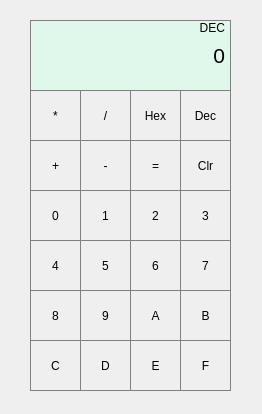
<?xml version="1.0" encoding="UTF-8"?>
<ui version="4.0">
 <class>MainWindow</class>
 <widget class="QMainWindow" name="MainWindow">
  <property name="geometry">
   <rect>
    <x>0</x>
    <y>0</y>
    <width>262</width>
    <height>414</height>
   </rect>
  </property>
  <property name="windowTitle">
   <string>MainWindow</string>
  </property>
  <widget class="QWidget" name="centralWidget">
   <widget class="QLabel" name="label">
    <property name="geometry">
     <rect>
      <x>30</x>
      <y>20</y>
      <width>201</width>
      <height>71</height>
     </rect>
    </property>
    <property name="font">
     <font>
      <pointsize>16</pointsize>
     </font>
    </property>
    <property name="layoutDirection">
     <enum>Qt::LeftToRight</enum>
    </property>
    <property name="autoFillBackground">
     <bool>false</bool>
    </property>
    <property name="styleSheet">
     <string notr="true">background-color : #E0F8EC;
qproperty-alignment: 'AlignVCenter | AlignRight';
border: 1px solid gray;</string>
    </property>
    <property name="text">
     <string>0</string>
    </property>
    <property name="alignment">
     <set>Qt::AlignRight|Qt::AlignTrailing|Qt::AlignVCenter</set>
    </property>
    <property name="wordWrap">
     <bool>false</bool>
    </property>
   </widget>
   <widget class="QPushButton" name="pushButton_Mult">
    <property name="enabled">
     <bool>true</bool>
    </property>
    <property name="geometry">
     <rect>
      <x>30</x>
      <y>90</y>
      <width>51</width>
      <height>51</height>
     </rect>
    </property>
    <property name="styleSheet">
     <string notr="true">QPushButton {
   border: 1px solid gray;
}
QPushButton:pressed {
content: &quot;&quot;;
    background: #90EE90;
    display: block;
    position: absolute;
    padding-top: 300%;
    padding-left: 350%;
    margin-left: -20px!important;
    margin-top: -120%;
    opacity: 0;
    transition: all 0.8s
}

QPushButton:hover {
     background-color: #F6CEF5;
 	 border: 1px solid #F781F3;
 }</string>
    </property>
    <property name="text">
     <string>*</string>
    </property>
    <property name="iconSize">
     <size>
      <width>20</width>
      <height>20</height>
     </size>
    </property>
   </widget>
   <widget class="QPushButton" name="pushButton_Div">
    <property name="enabled">
     <bool>true</bool>
    </property>
    <property name="geometry">
     <rect>
      <x>80</x>
      <y>90</y>
      <width>51</width>
      <height>51</height>
     </rect>
    </property>
    <property name="styleSheet">
     <string notr="true">QPushButton {
   border: 1px solid gray;
}
QPushButton:pressed {
content: &quot;&quot;;
    background: #90EE90;
    display: block;
    position: absolute;
    padding-top: 300%;
    padding-left: 350%;
    margin-left: -20px!important;
    margin-top: -120%;
    opacity: 0;
    transition: all 0.8s
}

QPushButton:hover {
     background-color: #F6CEF5;
 	 border: 1px solid #F781F3;
 }</string>
    </property>
    <property name="text">
     <string>/</string>
    </property>
    <property name="iconSize">
     <size>
      <width>20</width>
      <height>20</height>
     </size>
    </property>
   </widget>
   <widget class="QPushButton" name="pushButton_Hex">
    <property name="enabled">
     <bool>true</bool>
    </property>
    <property name="geometry">
     <rect>
      <x>130</x>
      <y>90</y>
      <width>51</width>
      <height>51</height>
     </rect>
    </property>
    <property name="styleSheet">
     <string notr="true">QPushButton {
   border: 1px solid gray;
}
QPushButton:pressed {
content: &quot;&quot;;
    background: #90EE90;
    display: block;
    position: absolute;
    padding-top: 300%;
    padding-left: 350%;
    margin-left: -20px!important;
    margin-top: -120%;
    opacity: 0;
    transition: all 0.8s
}

QPushButton:hover {
     background-color: #F6CEF5;
 	 border: 1px solid #F781F3;
 }</string>
    </property>
    <property name="text">
     <string>Hex</string>
    </property>
    <property name="iconSize">
     <size>
      <width>20</width>
      <height>20</height>
     </size>
    </property>
   </widget>
   <widget class="QPushButton" name="pushButton_Dec">
    <property name="enabled">
     <bool>true</bool>
    </property>
    <property name="geometry">
     <rect>
      <x>180</x>
      <y>90</y>
      <width>51</width>
      <height>51</height>
     </rect>
    </property>
    <property name="styleSheet">
     <string notr="true">QPushButton {
   border: 1px solid gray;
}
QPushButton:pressed {
content: &quot;&quot;;
    background: #90EE90;
    display: block;
    position: absolute;
    padding-top: 300%;
    padding-left: 350%;
    margin-left: -20px!important;
    margin-top: -120%;
    opacity: 0;
    transition: all 0.8s
}

QPushButton:hover {
     background-color: #F6CEF5;
 	 border: 1px solid #F781F3;
 }</string>
    </property>
    <property name="text">
     <string>Dec</string>
    </property>
    <property name="iconSize">
     <size>
      <width>20</width>
      <height>20</height>
     </size>
    </property>
   </widget>
   <widget class="QPushButton" name="pushButton_Min">
    <property name="enabled">
     <bool>true</bool>
    </property>
    <property name="geometry">
     <rect>
      <x>80</x>
      <y>140</y>
      <width>51</width>
      <height>51</height>
     </rect>
    </property>
    <property name="styleSheet">
     <string notr="true">QPushButton {
   border: 1px solid gray;
}
QPushButton:pressed {
content: &quot;&quot;;
    background: #90EE90;
    display: block;
    position: absolute;
    padding-top: 300%;
    padding-left: 350%;
    margin-left: -20px!important;
    margin-top: -120%;
    opacity: 0;
    transition: all 0.8s
}

QPushButton:hover {
     background-color: #F6CEF5;
 	 border: 1px solid #F781F3;
 }</string>
    </property>
    <property name="text">
     <string>-</string>
    </property>
    <property name="iconSize">
     <size>
      <width>20</width>
      <height>20</height>
     </size>
    </property>
   </widget>
   <widget class="QPushButton" name="pushButton_Clr">
    <property name="enabled">
     <bool>true</bool>
    </property>
    <property name="geometry">
     <rect>
      <x>180</x>
      <y>140</y>
      <width>51</width>
      <height>51</height>
     </rect>
    </property>
    <property name="styleSheet">
     <string notr="true">QPushButton {
   border: 1px solid gray;
}
QPushButton:pressed {
content: &quot;&quot;;
    background: #90EE90;
    display: block;
    position: absolute;
    padding-top: 300%;
    padding-left: 350%;
    margin-left: -20px!important;
    margin-top: -120%;
    opacity: 0;
    transition: all 0.8s
}

QPushButton:hover {
     background-color: #F6CEF5;
 	 border: 1px solid #F781F3;
 }</string>
    </property>
    <property name="text">
     <string>Clr</string>
    </property>
    <property name="iconSize">
     <size>
      <width>20</width>
      <height>20</height>
     </size>
    </property>
   </widget>
   <widget class="QPushButton" name="pushButton_Plus">
    <property name="enabled">
     <bool>true</bool>
    </property>
    <property name="geometry">
     <rect>
      <x>30</x>
      <y>140</y>
      <width>51</width>
      <height>51</height>
     </rect>
    </property>
    <property name="styleSheet">
     <string notr="true">QPushButton {
   border: 1px solid gray;
}
QPushButton:pressed {
content: &quot;&quot;;
    background: #90EE90;
    display: block;
    position: absolute;
    padding-top: 300%;
    padding-left: 350%;
    margin-left: -20px!important;
    margin-top: -120%;
    opacity: 0;
    transition: all 0.8s
}

QPushButton:hover {
     background-color: #F6CEF5;
 	 border: 1px solid #F781F3;
 }</string>
    </property>
    <property name="text">
     <string>+</string>
    </property>
    <property name="iconSize">
     <size>
      <width>20</width>
      <height>20</height>
     </size>
    </property>
   </widget>
   <widget class="QPushButton" name="pushButton_Eql">
    <property name="enabled">
     <bool>true</bool>
    </property>
    <property name="geometry">
     <rect>
      <x>130</x>
      <y>140</y>
      <width>51</width>
      <height>51</height>
     </rect>
    </property>
    <property name="styleSheet">
     <string notr="true">QPushButton {
   border: 1px solid gray;
}
QPushButton:pressed {
content: &quot;&quot;;
    background: #90EE90;
    display: block;
    position: absolute;
    padding-top: 300%;
    padding-left: 350%;
    margin-left: -20px!important;
    margin-top: -120%;
    opacity: 0;
    transition: all 0.8s
}

QPushButton:hover {
     background-color: #F6CEF5;
 	 border: 1px solid #F781F3;
 }</string>
    </property>
    <property name="text">
     <string>=</string>
    </property>
    <property name="iconSize">
     <size>
      <width>20</width>
      <height>20</height>
     </size>
    </property>
   </widget>
   <widget class="QPushButton" name="pushButton1">
    <property name="enabled">
     <bool>true</bool>
    </property>
    <property name="geometry">
     <rect>
      <x>80</x>
      <y>190</y>
      <width>51</width>
      <height>51</height>
     </rect>
    </property>
    <property name="styleSheet">
     <string notr="true">QPushButton {
   border: 1px solid gray;
}
QPushButton:pressed {
content: &quot;&quot;;
    background: #90EE90;
    display: block;
    position: absolute;
    padding-top: 300%;
    padding-left: 350%;
    margin-left: -20px!important;
    margin-top: -120%;
    opacity: 0;
    transition: all 0.8s
}

QPushButton:hover {
     background-color: #F6CEF5;
 	 border: 1px solid #F781F3;
 }</string>
    </property>
    <property name="text">
     <string>1</string>
    </property>
    <property name="iconSize">
     <size>
      <width>20</width>
      <height>20</height>
     </size>
    </property>
   </widget>
   <widget class="QPushButton" name="pushButton5">
    <property name="enabled">
     <bool>true</bool>
    </property>
    <property name="geometry">
     <rect>
      <x>80</x>
      <y>240</y>
      <width>51</width>
      <height>51</height>
     </rect>
    </property>
    <property name="styleSheet">
     <string notr="true">QPushButton {
   border: 1px solid gray;
}
QPushButton:pressed {
content: &quot;&quot;;
    background: #90EE90;
    display: block;
    position: absolute;
    padding-top: 300%;
    padding-left: 350%;
    margin-left: -20px!important;
    margin-top: -120%;
    opacity: 0;
    transition: all 0.8s
}

QPushButton:hover {
     background-color: #F6CEF5;
 	 border: 1px solid #F781F3;
 }</string>
    </property>
    <property name="text">
     <string>5</string>
    </property>
    <property name="iconSize">
     <size>
      <width>20</width>
      <height>20</height>
     </size>
    </property>
   </widget>
   <widget class="QPushButton" name="pushButton3">
    <property name="enabled">
     <bool>true</bool>
    </property>
    <property name="geometry">
     <rect>
      <x>180</x>
      <y>190</y>
      <width>51</width>
      <height>51</height>
     </rect>
    </property>
    <property name="styleSheet">
     <string notr="true">QPushButton {
   border: 1px solid gray;
}
QPushButton:pressed {
content: &quot;&quot;;
    background: #90EE90;
    display: block;
    position: absolute;
    padding-top: 300%;
    padding-left: 350%;
    margin-left: -20px!important;
    margin-top: -120%;
    opacity: 0;
    transition: all 0.8s
}

QPushButton:hover {
     background-color: #F6CEF5;
 	 border: 1px solid #F781F3;
 }</string>
    </property>
    <property name="text">
     <string>3</string>
    </property>
    <property name="iconSize">
     <size>
      <width>20</width>
      <height>20</height>
     </size>
    </property>
   </widget>
   <widget class="QPushButton" name="pushButton0">
    <property name="enabled">
     <bool>true</bool>
    </property>
    <property name="geometry">
     <rect>
      <x>30</x>
      <y>190</y>
      <width>51</width>
      <height>51</height>
     </rect>
    </property>
    <property name="styleSheet">
     <string notr="true">QPushButton {
   border: 1px solid gray;
}
QPushButton:pressed {
content: &quot;&quot;;
    background: #90EE90;
    display: block;
    position: absolute;
    padding-top: 300%;
    padding-left: 350%;
    margin-left: -20px!important;
    margin-top: -120%;
    opacity: 0;
    transition: all 0.8s
}

QPushButton:hover {
     background-color: #F6CEF5;
 	 border: 1px solid #F781F3;
 }</string>
    </property>
    <property name="text">
     <string>0</string>
    </property>
    <property name="iconSize">
     <size>
      <width>20</width>
      <height>20</height>
     </size>
    </property>
   </widget>
   <widget class="QPushButton" name="pushButton2">
    <property name="enabled">
     <bool>true</bool>
    </property>
    <property name="geometry">
     <rect>
      <x>130</x>
      <y>190</y>
      <width>51</width>
      <height>51</height>
     </rect>
    </property>
    <property name="styleSheet">
     <string notr="true">QPushButton {
   border: 1px solid gray;
}
QPushButton:pressed {
content: &quot;&quot;;
    background: #90EE90;
    display: block;
    position: absolute;
    padding-top: 300%;
    padding-left: 350%;
    margin-left: -20px!important;
    margin-top: -120%;
    opacity: 0;
    transition: all 0.8s
}

QPushButton:hover {
     background-color: #F6CEF5;
 	 border: 1px solid #F781F3;
 }</string>
    </property>
    <property name="text">
     <string>2</string>
    </property>
    <property name="iconSize">
     <size>
      <width>20</width>
      <height>20</height>
     </size>
    </property>
   </widget>
   <widget class="QPushButton" name="pushButton4">
    <property name="enabled">
     <bool>true</bool>
    </property>
    <property name="geometry">
     <rect>
      <x>30</x>
      <y>240</y>
      <width>51</width>
      <height>51</height>
     </rect>
    </property>
    <property name="styleSheet">
     <string notr="true">QPushButton {
   border: 1px solid gray;
}
QPushButton:pressed {
content: &quot;&quot;;
    background: #90EE90;
    display: block;
    position: absolute;
    padding-top: 300%;
    padding-left: 350%;
    margin-left: -20px!important;
    margin-top: -120%;
    opacity: 0;
    transition: all 0.8s
}

QPushButton:hover {
     background-color: #F6CEF5;
 	 border: 1px solid #F781F3;
 }</string>
    </property>
    <property name="text">
     <string>4</string>
    </property>
    <property name="iconSize">
     <size>
      <width>20</width>
      <height>20</height>
     </size>
    </property>
   </widget>
   <widget class="QPushButton" name="pushButton6">
    <property name="enabled">
     <bool>true</bool>
    </property>
    <property name="geometry">
     <rect>
      <x>130</x>
      <y>240</y>
      <width>51</width>
      <height>51</height>
     </rect>
    </property>
    <property name="styleSheet">
     <string notr="true">QPushButton {
   border: 1px solid gray;
}
QPushButton:pressed {
content: &quot;&quot;;
    background: #90EE90;
    display: block;
    position: absolute;
    padding-top: 300%;
    padding-left: 350%;
    margin-left: -20px!important;
    margin-top: -120%;
    opacity: 0;
    transition: all 0.8s
}

QPushButton:hover {
     background-color: #F6CEF5;
 	 border: 1px solid #F781F3;
 }</string>
    </property>
    <property name="text">
     <string>6</string>
    </property>
    <property name="iconSize">
     <size>
      <width>20</width>
      <height>20</height>
     </size>
    </property>
   </widget>
   <widget class="QPushButton" name="pushButton7">
    <property name="enabled">
     <bool>true</bool>
    </property>
    <property name="geometry">
     <rect>
      <x>180</x>
      <y>240</y>
      <width>51</width>
      <height>51</height>
     </rect>
    </property>
    <property name="styleSheet">
     <string notr="true">QPushButton {
   border: 1px solid gray;
}
QPushButton:pressed {
content: &quot;&quot;;
    background: #90EE90;
    display: block;
    position: absolute;
    padding-top: 300%;
    padding-left: 350%;
    margin-left: -20px!important;
    margin-top: -120%;
    opacity: 0;
    transition: all 0.8s
}

QPushButton:hover {
     background-color: #F6CEF5;
 	 border: 1px solid #F781F3;
 }</string>
    </property>
    <property name="text">
     <string>7</string>
    </property>
    <property name="iconSize">
     <size>
      <width>20</width>
      <height>20</height>
     </size>
    </property>
   </widget>
   <widget class="QPushButton" name="pushButton9">
    <property name="enabled">
     <bool>true</bool>
    </property>
    <property name="geometry">
     <rect>
      <x>80</x>
      <y>290</y>
      <width>51</width>
      <height>51</height>
     </rect>
    </property>
    <property name="styleSheet">
     <string notr="true">QPushButton {
   border: 1px solid gray;
}
QPushButton:pressed {
content: &quot;&quot;;
    background: #90EE90;
    display: block;
    position: absolute;
    padding-top: 300%;
    padding-left: 350%;
    margin-left: -20px!important;
    margin-top: -120%;
    opacity: 0;
    transition: all 0.8s
}

QPushButton:hover {
     background-color: #F6CEF5;
 	 border: 1px solid #F781F3;
 }</string>
    </property>
    <property name="text">
     <string>9</string>
    </property>
    <property name="iconSize">
     <size>
      <width>20</width>
      <height>20</height>
     </size>
    </property>
   </widget>
   <widget class="QPushButton" name="pushButtonD">
    <property name="enabled">
     <bool>true</bool>
    </property>
    <property name="geometry">
     <rect>
      <x>80</x>
      <y>340</y>
      <width>51</width>
      <height>51</height>
     </rect>
    </property>
    <property name="styleSheet">
     <string notr="true">QPushButton {
   border: 1px solid gray;
}
QPushButton:pressed {
content: &quot;&quot;;
    background: #90EE90;
    display: block;
    position: absolute;
    padding-top: 300%;
    padding-left: 350%;
    margin-left: -20px!important;
    margin-top: -120%;
    opacity: 0;
    transition: all 0.8s
}

QPushButton:hover {
     background-color: #F6CEF5;
 	 border: 1px solid #F781F3;
 }</string>
    </property>
    <property name="text">
     <string>D</string>
    </property>
    <property name="iconSize">
     <size>
      <width>20</width>
      <height>20</height>
     </size>
    </property>
   </widget>
   <widget class="QPushButton" name="pushButtonB">
    <property name="enabled">
     <bool>true</bool>
    </property>
    <property name="geometry">
     <rect>
      <x>180</x>
      <y>290</y>
      <width>51</width>
      <height>51</height>
     </rect>
    </property>
    <property name="styleSheet">
     <string notr="true">QPushButton {
   border: 1px solid gray;
}
QPushButton:pressed {
content: &quot;&quot;;
    background: #90EE90;
    display: block;
    position: absolute;
    padding-top: 300%;
    padding-left: 350%;
    margin-left: -20px!important;
    margin-top: -120%;
    opacity: 0;
    transition: all 0.8s
}

QPushButton:hover {
     background-color: #F6CEF5;
 	 border: 1px solid #F781F3;
 }</string>
    </property>
    <property name="text">
     <string>B</string>
    </property>
    <property name="iconSize">
     <size>
      <width>20</width>
      <height>20</height>
     </size>
    </property>
   </widget>
   <widget class="QPushButton" name="pushButton8">
    <property name="enabled">
     <bool>true</bool>
    </property>
    <property name="geometry">
     <rect>
      <x>30</x>
      <y>290</y>
      <width>51</width>
      <height>51</height>
     </rect>
    </property>
    <property name="styleSheet">
     <string notr="true">QPushButton {
   border: 1px solid gray;
}
QPushButton:pressed {
content: &quot;&quot;;
    background: #90EE90;
    display: block;
    position: absolute;
    padding-top: 300%;
    padding-left: 350%;
    margin-left: -20px!important;
    margin-top: -120%;
    opacity: 0;
    transition: all 0.8s
}

QPushButton:hover {
     background-color: #F6CEF5;
 	 border: 1px solid #F781F3;
 }</string>
    </property>
    <property name="text">
     <string>8</string>
    </property>
    <property name="iconSize">
     <size>
      <width>20</width>
      <height>20</height>
     </size>
    </property>
   </widget>
   <widget class="QPushButton" name="pushButtonA">
    <property name="enabled">
     <bool>true</bool>
    </property>
    <property name="geometry">
     <rect>
      <x>130</x>
      <y>290</y>
      <width>51</width>
      <height>51</height>
     </rect>
    </property>
    <property name="styleSheet">
     <string notr="true">QPushButton {
   border: 1px solid gray;
}
QPushButton:pressed {
content: &quot;&quot;;
    background: #90EE90;
    display: block;
    position: absolute;
    padding-top: 300%;
    padding-left: 350%;
    margin-left: -20px!important;
    margin-top: -120%;
    opacity: 0;
    transition: all 0.8s
}

QPushButton:hover {
     background-color: #F6CEF5;
 	 border: 1px solid #F781F3;
 }</string>
    </property>
    <property name="text">
     <string>A</string>
    </property>
    <property name="iconSize">
     <size>
      <width>20</width>
      <height>20</height>
     </size>
    </property>
   </widget>
   <widget class="QPushButton" name="pushButtonC">
    <property name="enabled">
     <bool>true</bool>
    </property>
    <property name="geometry">
     <rect>
      <x>30</x>
      <y>340</y>
      <width>51</width>
      <height>51</height>
     </rect>
    </property>
    <property name="styleSheet">
     <string notr="true">QPushButton {
   border: 1px solid gray;
}
QPushButton:pressed {
content: &quot;&quot;;
    background: #90EE90;
    display: block;
    position: absolute;
    padding-top: 300%;
    padding-left: 350%;
    margin-left: -20px!important;
    margin-top: -120%;
    opacity: 0;
    transition: all 0.8s
}

QPushButton:hover {
     background-color: #F6CEF5;
 	 border: 1px solid #F781F3;
 }</string>
    </property>
    <property name="text">
     <string>C</string>
    </property>
    <property name="iconSize">
     <size>
      <width>20</width>
      <height>20</height>
     </size>
    </property>
   </widget>
   <widget class="QPushButton" name="pushButtonE">
    <property name="enabled">
     <bool>true</bool>
    </property>
    <property name="geometry">
     <rect>
      <x>130</x>
      <y>340</y>
      <width>51</width>
      <height>51</height>
     </rect>
    </property>
    <property name="styleSheet">
     <string notr="true">QPushButton {
   border: 1px solid gray;
}
QPushButton:pressed {
content: &quot;&quot;;
    background: #90EE90;
    display: block;
    position: absolute;
    padding-top: 300%;
    padding-left: 350%;
    margin-left: -20px!important;
    margin-top: -120%;
    opacity: 0;
    transition: all 0.8s
}

QPushButton:hover {
     background-color: #F6CEF5;
 	 border: 1px solid #F781F3;
 }</string>
    </property>
    <property name="text">
     <string>E</string>
    </property>
    <property name="iconSize">
     <size>
      <width>20</width>
      <height>20</height>
     </size>
    </property>
   </widget>
   <widget class="QPushButton" name="pushButtonF">
    <property name="enabled">
     <bool>true</bool>
    </property>
    <property name="geometry">
     <rect>
      <x>180</x>
      <y>340</y>
      <width>51</width>
      <height>51</height>
     </rect>
    </property>
    <property name="styleSheet">
     <string notr="true">QPushButton {
   border: 1px solid gray;
}
QPushButton:pressed {
content: &quot;&quot;;
    background: #90EE90;
    display: block;
    position: absolute;
    padding-top: 300%;
    padding-left: 350%;
    margin-left: -20px!important;
    margin-top: -120%;
    opacity: 0;
    transition: all 0.8s
}

QPushButton:hover {
     background-color: #F6CEF5;
 	 border: 1px solid #F781F3;
 }</string>
    </property>
    <property name="text">
     <string>F</string>
    </property>
    <property name="iconSize">
     <size>
      <width>20</width>
      <height>20</height>
     </size>
    </property>
   </widget>
   <widget class="QLabel" name="label_2">
    <property name="geometry">
     <rect>
      <x>170</x>
      <y>20</y>
      <width>55</width>
      <height>16</height>
     </rect>
    </property>
    <property name="text">
     <string>DEC</string>
    </property>
    <property name="alignment">
     <set>Qt::AlignRight|Qt::AlignTrailing|Qt::AlignVCenter</set>
    </property>
    <property name="margin">
     <number>1</number>
    </property>
   </widget>
   <widget class="QLabel" name="label_3">
    <property name="geometry">
     <rect>
      <x>170</x>
      <y>70</y>
      <width>55</width>
      <height>16</height>
     </rect>
    </property>
    <property name="text">
     <string/>
    </property>
    <property name="alignment">
     <set>Qt::AlignRight|Qt::AlignTrailing|Qt::AlignVCenter</set>
    </property>
   </widget>
  </widget>
 </widget>
 <layoutdefault spacing="6" margin="11"/>
 <resources/>
 <connections/>
</ui>
